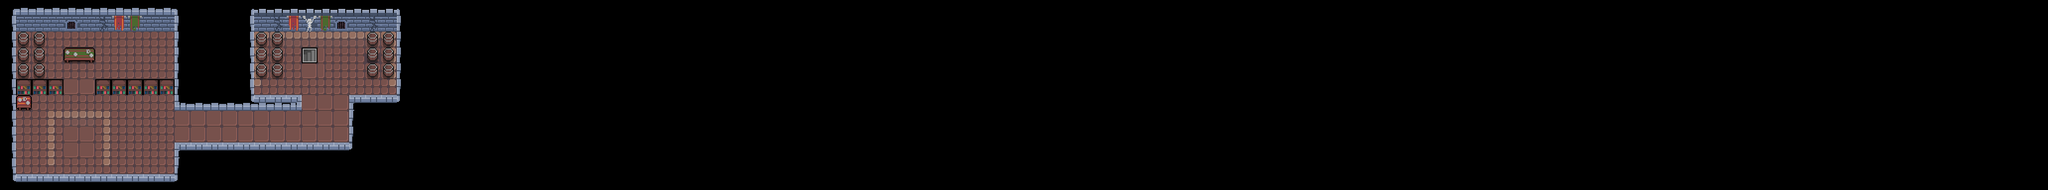

A level layout from a 2D game, rendered from its tile map. Below: a short description, then the map file with tile-grid data replaced by summaries:
An orthogonal 129x12 tile map with 32x32 px tiles, 2 tile layers (layer2, layer1) and 24 objects (20x wall, 3x torch, player).

<map version="1.2" tiledversion="1.3.1" orientation="orthogonal" renderorder="right-down" compressionlevel="0" width="129" height="12" tilewidth="32" tileheight="32" infinite="0" nextlayerid="4" nextobjectid="26">
 <tileset firstgid="1" name="full tilemap" tilewidth="32" tileheight="32" tilecount="80" columns="10">
  <image source="../assets/full tilemap.png" width="320" height="256" />
 </tileset>
 <layer id="1" name="layer2" width="129" height="12">
  <data>[1548 cells, 218 non-empty, 27 distinct tile ids]</data>
 </layer>
 <layer id="2" name="layer1" width="129" height="12">
  <data>[1548 cells, 179 non-empty, 33 distinct tile ids]</data>
 </layer>
 <objectgroup id="3" name="Obstacles">
  <object id="1" name="wall" x="32" y="32" width="320" height="32" />
  <object id="2" name="player" x="224" y="96" width="16" height="16" />
  <object id="3" name="wall" x="24" y="16" width="8" height="352" />
  <object id="4" name="wall" x="32" y="64" width="64" height="96" />
  <object id="5" name="wall" x="192" y="160" width="160" height="32" />
  <object id="6" name="wall" x="32" y="160" width="96" height="32" />
  <object id="7" name="wall" x="32" y="192" width="32" height="32" />
  <object id="8" name="wall" x="352" y="16" width="8" height="192" />
  <object id="9" name="wall" x="128" y="96" width="64" height="32" />
  <object id="10" name="wall" x="352" y="208" width="160" height="16" />
  <object id="11" name="wall" x="512" y="192" width="96" height="32" />
  <object id="12" name="wall" x="352" y="288" width="360" height="16" />
  <object id="13" name="wall" x="704" y="192" width="104" height="16" />
  <object id="14" name="wall" x="704" y="208" width="8" height="80" />
  <object id="15" name="wall" x="800" y="16" width="8" height="176" />
  <object id="16" name="wall" x="504" y="32" width="8" height="176" />
  <object id="17" name="wall" x="512" y="32" width="288" height="32" />
  <object id="18" name="wall" x="32" y="352" width="320" height="16" />
  <object id="19" name="wall" x="352" y="304" width="8" height="64" />
  <object id="20" name="wall" x="512" y="64" width="64" height="96" />
  <object id="21" name="wall" x="736" y="64" width="64" height="96" />
  <object id="22" name="torch" x="112" y="48" width="16" height="16" />
  <object id="23" name="torch" x="176" y="48" width="16" height="16" />
  <object id="25" name="torch" x="720" y="48" width="16" height="16" />
 </objectgroup>
</map>